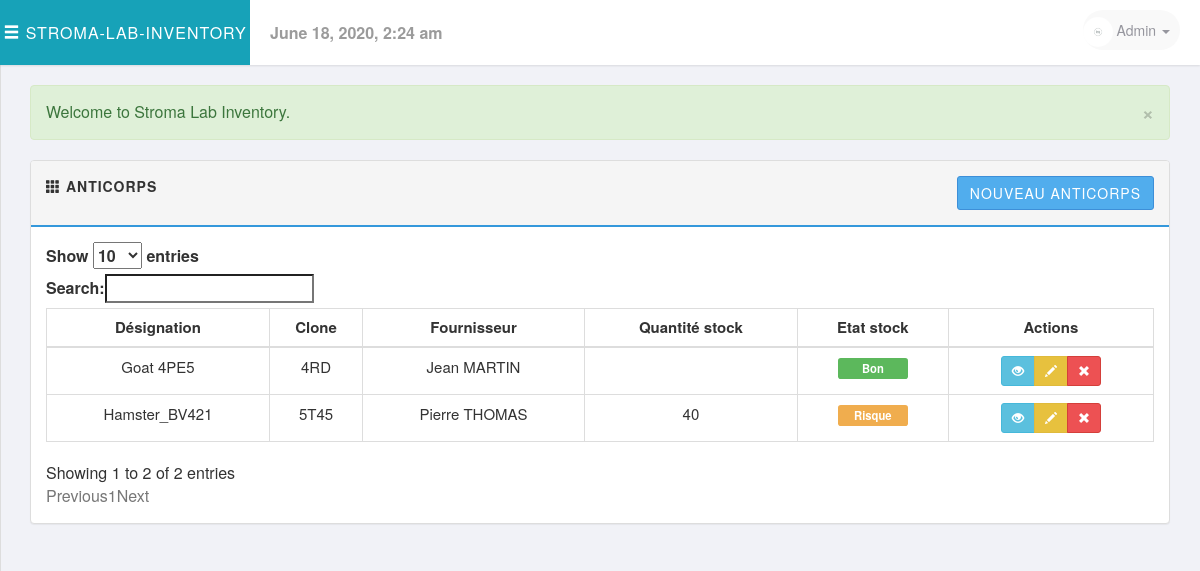
The app's page /php/antibodies.php (signed in), older data.
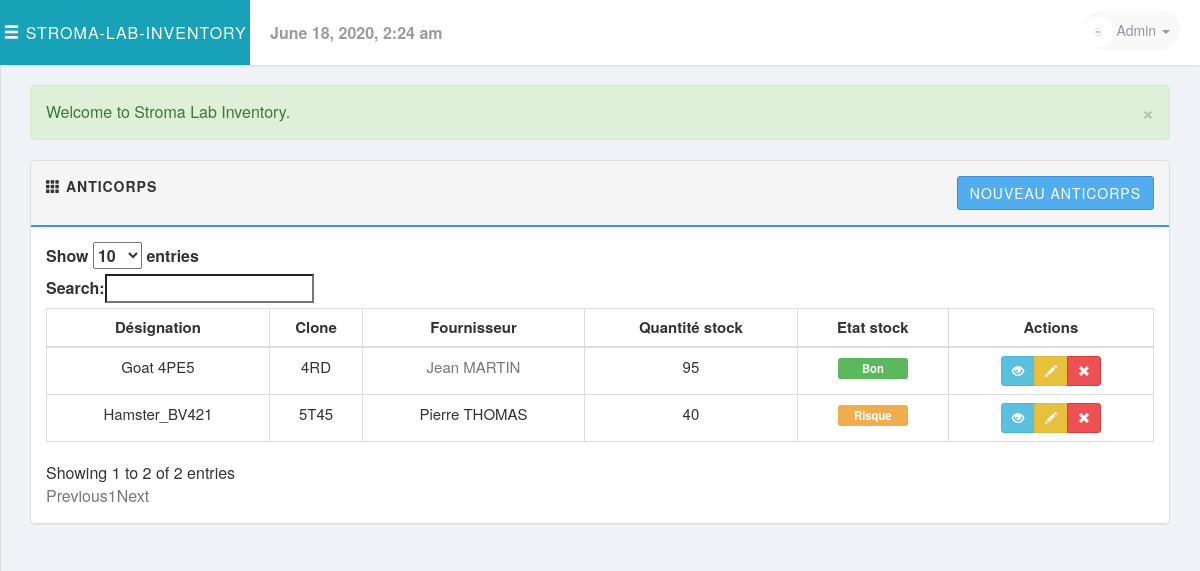
The same page, newer data.
### tables this page shows
CREATE TABLE `fournisseurs` (
  `IdentifiantF` int(11) NOT NULL,
  `NomF` varchar(255) NOT NULL,
  `PrenomF` varchar(255) NOT NULL,
  `EmailF` varchar(255) NOT NULL,
  `TelephoneF` varchar(255) NOT NULL,
  `SiteWebF` varchar(255) NOT NULL,
  `ListeDesPrix` varchar(255) NOT NULL
);

CREATE TABLE `anticorps` (
  `IdentifiantA` int(11) NOT NULL,
  `DesignationA` varchar(255) NOT NULL,
  `SeuilAlerte` int(11) NOT NULL,
  `EtatStockA` enum('Rupture','Risque','Signaler','Bon') NOT NULL,
  `VolumePreconise` int(11) NOT NULL
);

### includes/sql.php (called while the page is built, shortened)
<?php
require_once('load.php');
function find_by_sql($sql)
{
    global $db;
    $result = $db->query($sql);
    $result_set = $db->while_loop($result);
    return $result_set;
}
function find_all_antibodies()
{
    $sql = "SELECT frs.identifiantF,frs.NomF,frs.PrenomF,frs.SiteWebF,A.IdentifiantA,A.DesignationA,C.LibelleC,(SELECT SUM(C.volume) FROM contenir C WHERE C.IdentifiantA = A.IdentifiantA ) as 'QuantiteStock',A.SeuilAlerte,A.EtatStockA
          FROM anticorps A,fournir f ,fournisseurs frs ,clones C ,cloneanticorps CA
          WHERE A.IdentifiantA = F.IdentifiantA
          AND F.IdentifiantF = Frs.IdentifiantF
          AND A.IdentifiantA = CA.IdentifiantA
          AND CA.IdentifiantC =C.IdentifiantC
          GROUP BY  frs.NomF ,A.IdentifiantA,A.DesignationA,A.SeuilAlerte,A.EtatStockA";
    $result = find_by_sql($sql);
    return $result;
}
?>

### includes/database.php (called while the page is built, shortened)
<?php
class Mysqli_DB
{
    private $conn;
    public $query_id;
    public function db_connect()
    {
        $this->conn = mysqli_connect(DB_HOST, DB_USER, DB_PASS);
        if (!$this->conn) {
            die(" Database connection failed:" . mysqli_connect_error());
        } else {
            $select_db = $this->conn->select_db(DB_NAME);
        }
    }
    public function query($sql)
    {
        if (trim($sql != "")) {
            $this->query_id = $this->conn->query($sql);
        }
        return $this->query_id;
    }
    public function fetch_array($statement)
    {
        return mysqli_fetch_array($statement);
    }
    public function while_loop($loop)
    {
        $results = array();
        while ($result = $this->fetch_array($loop)) {
            $results[] = $result;
        }
        return $results;
    }
}
$db = new Mysqli_DB();
?>

### includes/functions.php (called while the page is built, shortened)
<?php
function first_character($str){
    $val = str_replace('-'," ",$str);
    $val = ucfirst($val);
    return $val;
}
?>

### php/antibodies.php (the view, shortened to what the changed rows need)
<?php ob_start();
$all_antibodies = find_all_antibodies();
?>
<?php include_once('../layouts/header.php'); ?>
<div class="row">
    <div class="col-md-12">
        <div class="panel panel-default">
            <div class="panel-body">
                <table class="table table-bordered table-hover" id="JS-data-table-antibodies">
                    <thead>
                    <tr>
                        <th class="text-center">Désignation</th>
                        <th class="text-center">Clone</th>
                        <th class="text-center">Fournisseur</th>
                        <th class="text-center">Quantité stock</th>
                        <th class="text-center">Etat stock</th>
                        <th class="text-center">Actions</th>
                    </tr>
                    </thead>
                    <tbody>
                    <?php foreach($all_antibodies as $antibody): ?>
                    <tr>
                        <td class="text-center">
                            <?php echo first_character( $antibody['DesignationA'])?>
                        </td>
                        <td class="text-center">
                            <?php echo first_character( $antibody['LibelleC'])?>
                        </td>
                        <td class="text-center">
                           <?php if (empty($antibody['SiteWebF'])):?>
                               <?php echo first_character($antibody['PrenomF']).' '.strtoupper($antibody['NomF']) ?>
                           <?php else:?>
                               <a href="<?php echo $antibody['SiteWebF'];?>" target="_blank">
                                   <?php echo first_character($antibody['PrenomF']).' '. strtoupper($antibody['NomF']);?></a>
                            <?php endif;?>
                        </td>
                        <td class="text-center">
                            <?php echo $antibody['QuantiteStock']?>
                        </td>
                        <td class="text-center">
                        <?php switch ($antibody['EtatStockA']):case "Bon": ?>
                            <span class="label label-success"><?php echo $antibody['EtatStockA']; ?></span>
                            <?php break;?>
                            <?php case "Risque": ?>
                            <span class="label label-warning"><?php echo $antibody['EtatStockA']; ?></span>
                            <?php break;?>
                        <?php endswitch;?>
                        </td>
                        <td class="text-center">
                            <div class="btn-group">
                                <a href="tubes.php?IdentifiantA=<?php echo (int)$antibody['IdentifiantA'];?>"
                                   class="btn btn-sm btn-info" data-toggle="tooltip" title="Details">
                                    <i class="glyphicon glyphicon-eye-open"></i>
                                </a>
                                <a href="edit_stock.php?IdentifiantA=<?php echo (int)$antibody['IdentifiantA'];?>"
                                    class="btn btn-sm btn-warning" data-toggle="tooltip" title="Edit">
                                    <i class="glyphicon glyphicon-pencil"></i>
                                </a>
                                <a href="#" class="btn btn-sm btn-danger" title="Remove"
                                   data-href="delete_antibody.php?IdentifiantA=
                                       <?php echo (int)$antibody['IdentifiantA'];?>" data-toggle="modal"
                                   data-target="#confirm-delete"><i class="glyphicon glyphicon-remove"></i>
                                </a>
                            </div>
                        </td>
                    </tr>
                    <?php endforeach;?>
                    </tbody>
                </table>
            </div>
        </div>
    </div>
</div>
<?php include_once('../layouts/footer.php'); ?>

Row changes from the older to the newer data that the page shows:
changed fournisseurs "Jean": SiteWebF empty → "https://www.ut-capitole.fr" (drawn); QuantiteStock (not shown) → "95"
